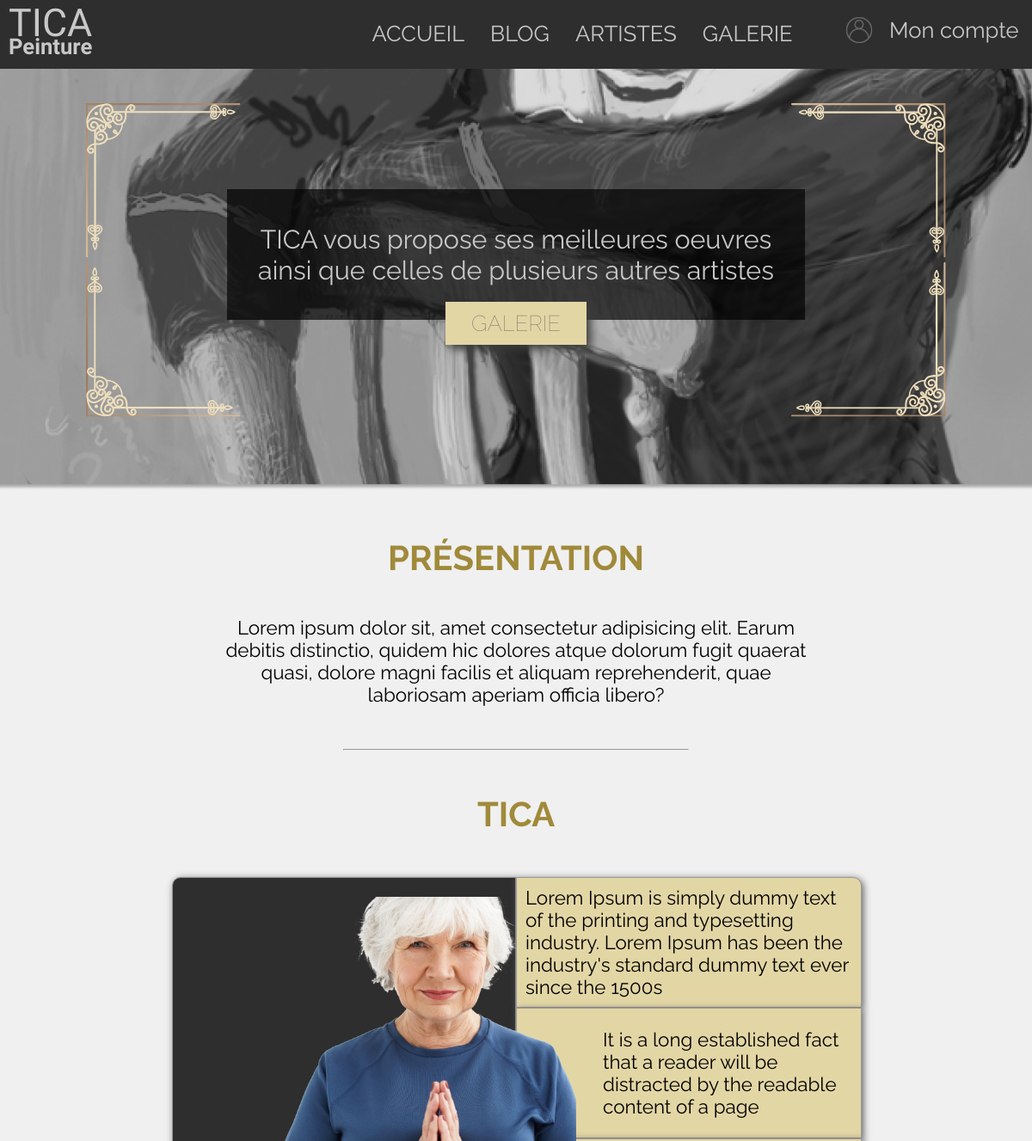
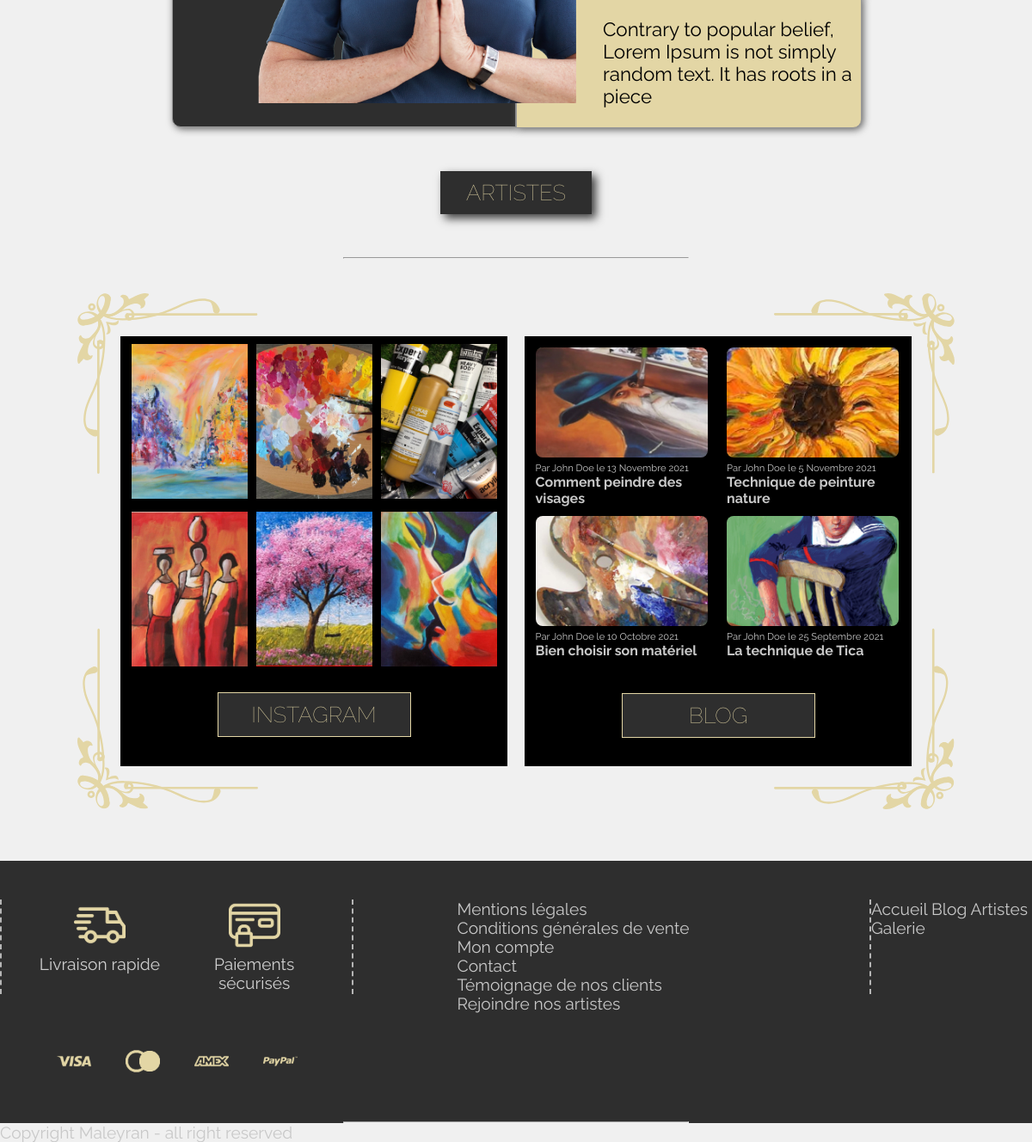
The page / on the database its author committed (2 pictures, top to bottom).
### app/Controllers/FrontController.php (called while the page is built, shortened)
<?php
class FrontController {
    public function home() {
        $data = new \Projet\Models\FrontModel();
        $dataSlider = $data->getFrontslider();
        $dataIntro = $data->getIntroduction();
        $dataPresent = $data->getPresent();
        require 'app/Views/Front/home.php';
    }
}

### app/Models/FrontModel.php (called while the page is built, shortened)
<?php
class FrontModel extends Manager
{
    public function getFrontslider()
    {
        $bdd = $this->dbConnection();
        $data = $bdd->prepare('SELECT `img-alt`, url, `intro-text1`, `intro-text2` FROM `home-slider` WHERE id=1');
        $data->execute(array());
        return $data->fetch();
    }
    public function getIntroduction()
    {
        $bdd = $this->dbConnection();
        $data = $bdd->prepare('SELECT title, content FROM `home-introduction`');
        $data->execute(array());
        return $data->fetch();
    }
    public function getPresent()
    {
        $bdd = $this->dbConnection();
        $data = $bdd->prepare('SELECT title, `img-alt`, url, text1, text2, text3 FROM `home-tica`');
        $data->execute(array());
        return $data->fetch();
    }
}

### app/Views/Front/home.php (the view, shortened to what this page needs)
<?php
require 'app/Views/Front/header.php';
?>
    <section id="background_home" class="container">
        <div id="background_galerie">
            <img id="background_img" src="<?= $dataSlider['url'] ?>" alt="<?= $dataSlider['img-alt'] ?>">
            <div id="frame_header">
                <img id="frame_corner_lt" src="app/Public/Front/img/Frame_corner_LT.svg" alt="cadre coin haut gauche">
                <img id="frame_corner_lb" src="app/Public/Front/img/Frame_corner_LB.svg" alt="cadre coin bas gauche">
                <img id="frame_corner_rb" src="app/Public/Front/img/Frame_corner_RB.svg" alt="cadre coin bas droite">
                <img id="frame_corner_rt" src="app/Public/Front/img/Frame_corner_RT.svg" alt="cadre coin haut droite">
            </div>
            <div id="intro_home">
                <div>
                    <p><?= $dataSlider['intro-text1'] ?></p>
                    <p><?= $dataSlider['intro-text2'] ?></p>
                </div>
                <div id="button_galerie">
                <a id="button_galerie_home" class="button_light" href="#">Galerie</a>
                </div>
            </div>
        </div>
        <div id="present_home">
            <h1><?= $dataIntro['title'] ?></h1>
            <p><?= $dataIntro['content'] ?></p>
        </div>
        <hr>
    </section>
    <section id="tica_present" class="container">
        <h1><?= $dataPresent['title'] ?></h1>
        <div id="flex_tica_frames">
            <div id="tica_frames">
                <article id="first_frame_tica" class="tica_frame">
                    <p><?= $dataPresent['text1'] ?></p>
                </article>
                <article id="second_frame_tica" class="tica_frame">
                    <p><?= $dataPresent['text2'] ?></p>
                </article>
                <article id="third_frame_tica" class="tica_frame">
                    <p><?= $dataPresent['text3'] ?></p>
                </article>
            </div>
        </div>
        <figure>
            <img src="<?= $dataPresent['url'] ?>" alt="<?= $dataPresent['img-alt'] ?>">
        </figure>
        <div id="button_artistes">
            <a href="#" class="button_dark">artistes</a>
        </div>
        <hr>
    </section>
    <section id="insta_blog">
        <div id="insta_blog_flex">
            <div id="block_instagram" class="block_bottom">
                <div id="instagram_cards">
                    <a href="#"><img src="app/Public/Front/img/grand_tableau_colore.jpg" alt="Grand tableau colorée"></a>
                    <a href="#"><img src="app/Public/Front/img/palette_de_peintre.jpg" alt="palette de peintre"></a>
                    <a href="#"><img src="app/Public/Front/img/peinture_acryliques.jpg" alt="Tube de peinture acryliques"></a>
                    <a href="#"><img src="app/Public/Front/img/tableau_africa.jpg" alt="tableau africa"></a>
                    <a href="#"><img src="app/Public/Front/img/tableau_arbre_rose.jpg" alt="tableau d'arbre rose"></a>
                    <a href="#"><img src="app/Public/Front/img/tableau_couple_embrassage.jpg" alt="tableau de couple embrassage"></a>
                </div>
                <a href="#" class="button_dark_gold button_blog_insta">instagram</a>
                <div class="frames_bottom">
                    <img id="frame_corner_lb" src="app/Public/Front/img/Framebottom_corner_LB.svg" alt="cadre coin bas gauche">
                </div>
            </div>
            <div id="block_blog" class="block_bottom">
                <div id="block_blog_flex">
                    <article class="card_blog">
                        <a href="#">
                            <img src="app/Public/Front/img/peindre-un-portrait_sd.jpg" alt="peindre un portrait">
                            <p>Par John Doe le 13 Novembre 2021</p>
                            <h2>Comment peindre des visages</h2>
                        </a>
                    </article>
                    <article class="card_blog">
                        <a href="#">
                            <img src="app/Public/Front/img/tournesol_sd.jpg" alt="peinture tournesol">
                            <p>Par John Doe le 5 Novembre 2021</p>
                            <h2>Technique de peinture nature</h2>
                        </a>
                    </article>
                    <article class="card_blog">
                        <a href="#">
                            <img src="app/Public/Front/img/palette_peintre_sd.jpg" alt="palette de peintre">
                            <p>Par John Doe le 10 Octobre 2021</p>
                            <h2>Bien choisir son matériel</h2>
                        </a>
                    </article>
                    <article class="card_blog">
                        <a href="#">
                            <img src="app/Public/Front/img/marin_sd.jpg" alt="peinture de marin sur une chaise">
                            <p>Par John Doe le 25 Septembre 2021</p>
                            <h2>La technique de Tica</h2>
                        </a>
                    </article>
                </div>
                <a href="#" class="button_dark_gold button_blog_insta">blog</a>
                <div class="frames_bottom">
                    <img id="frame_corner_rb" src="app/Public/Front/img/Framebottom_corner_RB.svg" alt="cadre coin bas droite">
                </div>
            </div>
        </div>
    </section>
<?php
require 'app/Views/Front/footer.php'
?>

### index.php (shortened to what this page needs)
<?php
try {
    $controllerFront = new \Projet\Controllers\FrontController();
    if(isset($_GET['action'])) {
        if($_GET['action'] == 'contact')
        {
            require 'app/Views/Front/contact.php';
        } elseif($_GET['action'] == 'submit-contact')
        {
            $lastname = htmlspecialchars($_POST['lastname']);
            $firstname = htmlspecialchars($_POST['firstname']);
            $mail = htmlspecialchars($_POST['mail']);
            $objet = htmlspecialchars($_POST['objet']);
            $message = htmlspecialchars($_POST['message']);
            if (!empty($lastname) && (!empty($firstname) && (!empty($mail) && (!empty($objet) && (!empty($message)))))) {
                $contactMess = [
                    "nom" => $lastname,
                    "prenom" => $firstname,
                    "mail" => $mail,
                    "objet" => $objet,
                    "message" => $message
                ];
                $controllerFront->contactSubmit($contactMess);
                $confirmMess = "Votre message à bien été envoyé !";
                require 'app/Views/Front/contact.php';
            } else {
                throw new Exception('tous les champs ne sont pas remplis');
            }
        }
} else {
    $controllerFront->home();
}
} catch (Exception $e) {
    require 'app/Views/Front/error.php';
}

### app/Views/Front/header.php (shortened to what this page needs)
<!DOCTYPE html>
<html lang="fr">
<head>
    <link rel="stylesheet" href="app/Public/Front/css/style.css">
</head>
<body>
<header>
        <div id="headband">
            <div class="container">
                <div id="headband_items">
                    <div id="headband_logo">
                        <a href="index.php">
                            <p>TICA</p>
                            <p>Peinture</p>
                        </a>
                    </div>
                    <nav>
                        <ul id="main_menu">
                            <a href="index.php"><li>Accueil</li></a>
                            <a href="#"><li>Blog</li></a>
                            <a href="#"><li>Artistes</li></a>
                            <a href="#"><li>Galerie</li></a>
                        </ul>
                    </nav>
                    <div id="account_header">
                        <a href="#">
                        <img src="app/Public/Front/img/icon_user_account.svg" alt="icone du compte utilisateur">
                        <p>Mon compte</p>
                        </a>
                    </div>
                </div>
            </div>
        </div>
</header>

### app/Views/Front/footer.php
<footer>
    <div id="footer_flex" class="container">
        <div class="vertical_dot_line"></div>
        <aside>
             <div>
                 <img src="app/Public/Front/img/icon_delivery_express.svg" alt="icone de livraison">
                 <p>Livraison rapide</p>
             </div>
             <div>
                 <img src="app/Public/Front/img/icon_paiement_securise.svg" alt="icone de paiement sécurisé">
                 <p>Paiements sécurisés</p>
             </div>
             <img class="icon_payment" src="app/Public/Front/img/icon_visa.svg" alt="icone de visa">
             <img class="icon_payment" src="app/Public/Front/img/icon_mastercard.svg" alt="icone de mastercard">
             <img class="icon_payment" src="app/Public/Front/img/icon_amex.svg" alt="icone de american express">
             <img class="icon_payment" src="app/Public/Front/img/icon_paypal.svg" alt="icone de paypal">
        </aside>
        <div class="vertical_dot_line"></div>
        <nav id="nav_link">
            <ul>
                <li><a href="">Mentions légales</a></li>
                <li><a href="">Conditions générales de vente</a></li>
                <li><a href="">Mon compte</a></li>
                <li><a href="index.php?action=contact">Contact</a></li>
                <li><a href="">Témoignage de nos clients</a></li>
                <li><a href="">Rejoindre nos artistes</a></li>
            </ul>
        </nav>
        <div class="vertical_dot_line"></div>
         <nav id="footer_menu">
             <a href="#">Accueil</a>
             <a href="#">Blog</a>
             <a href="#">Artistes</a>
             <a href="#">Galerie</a>
         </nav>
    </div>
    <hr>
    <a href="#">Copyright Maleyran - all right reserved</a>
</footer>
</body>
</html>

### rows shown on the page
home-slider: url (picture), value "TICA vous propose ses meilleures oeuvres", value "ainsi que celles de plusieurs autres artistes"
home-introduction: title "PRÉSENTATION", content "Lorem ipsum dolor sit, amet consectetur adipisicing elit. Earum debitis distinctio, quidem hic dolores atque dolorum fugit quaerat quasi, dolore magni facilis et aliquam reprehenderit, quae laboriosam aperiam officia libero?"
home-tica: title "TICA", text1 "Lorem Ipsum is simply dummy text of the printing and typesetting industry. Lorem Ipsum has been the industry's standard dummy text ever since the 1500s", text2 "It is a long established fact that a reader will be distracted by the readable content of a page", text3 "Contrary to popular belief, Lorem Ipsum is not simply random text. It has roots in a piece", url (picture)
